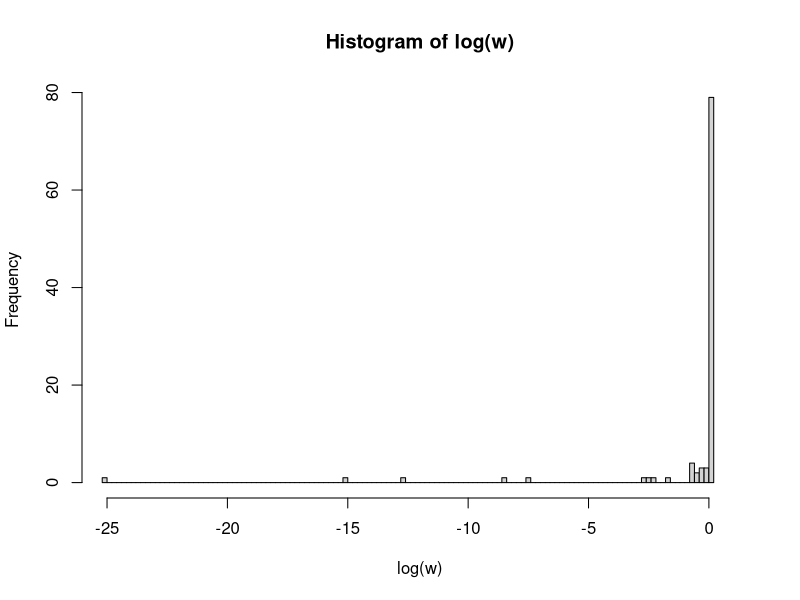
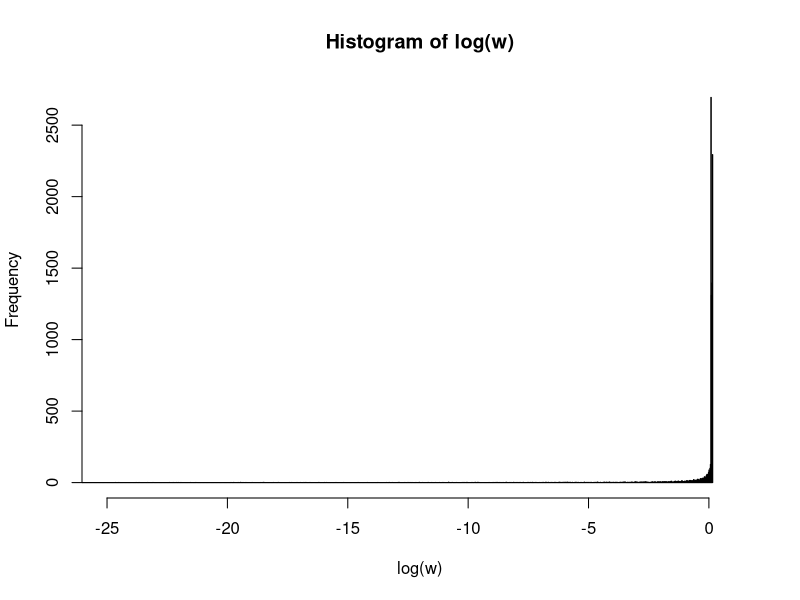
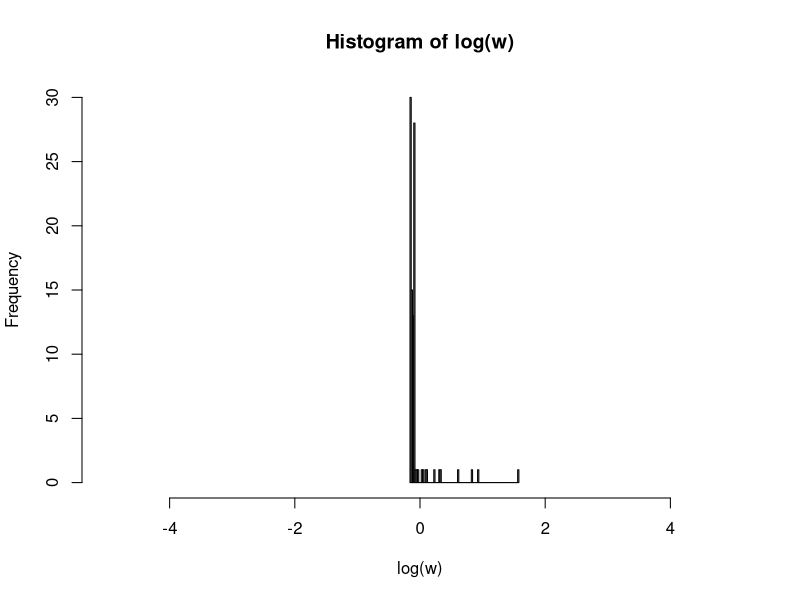
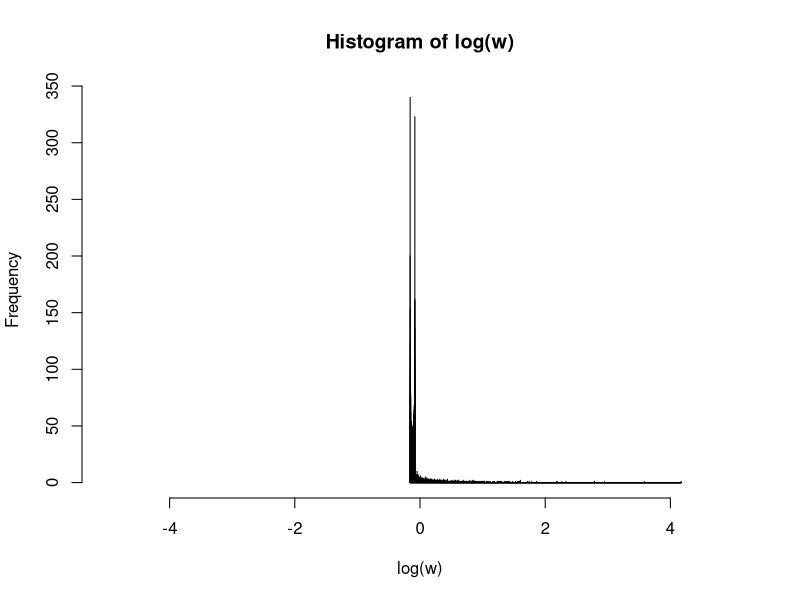
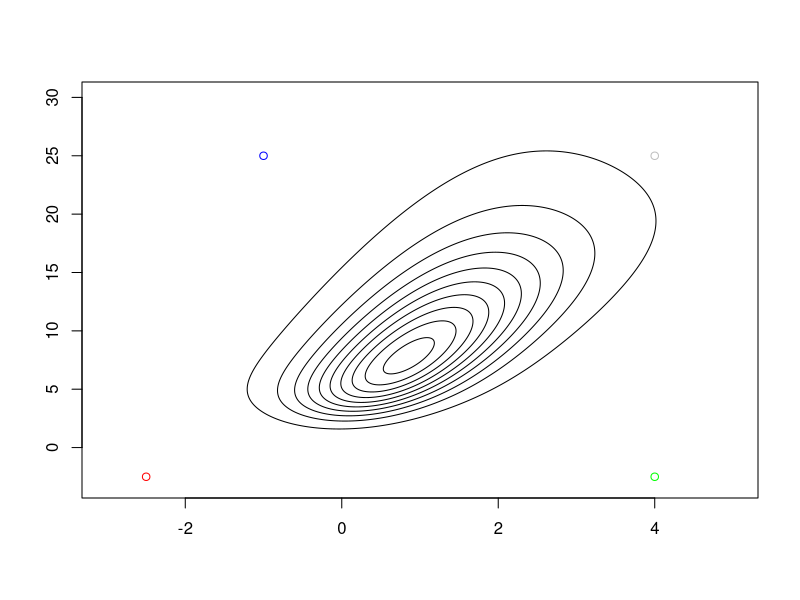
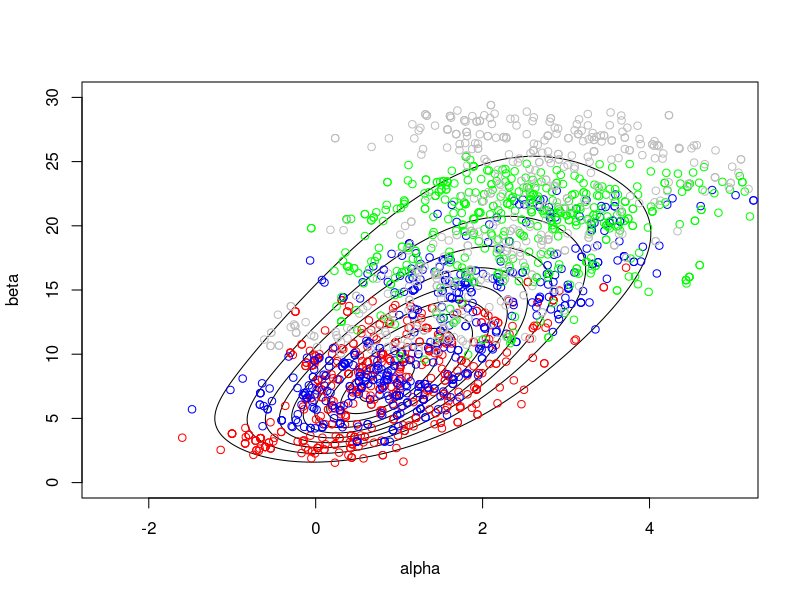

Generate these figures, in order, with R:
## ---- chunk 1
set.seed(123)
knitr::opts_chunk$set(fig.align='center', fig.width=12, fig.height=8, fig.path='Figs/',
                      echo=TRUE, warning=FALSE, message=FALSE)
## ---- chunk 2
S <- 100
df <- 3
theta <- rt(S, df)

w <- dnorm(theta, 0, 1) / dt(theta, df = df)

hist(log(w), breaks = S, xlim = c(-25, 1))
## ---- chunk 3
theta.expected <- sum(theta * w) / sum(w)
theta.variance <- sum(((theta - theta.expected)^2) * w) / sum(w)
## ---- chunk 4
S <- 10000
df <- 3
theta <- rt(S, df)

w <- dnorm(theta, 0, 1) / dt(theta, df = df)

hist(log(w), breaks = S, xlim = c(-25, 1))
## ---- chunk 5
theta.expected <- sum(theta * w) / sum(w)
theta.variance <- sum(((theta - theta.expected)^2) * w) / sum(w)
## ---- chunk 6
w_tilde <- w / sum(w)
Seff <- 1 / sum(w_tilde^2)
## ---- chunk 7
S <- 100
df <- 3
theta <- rnorm(S, 0, 1)

w <- dt(theta, df = df) / dnorm(theta, 0, 1) 

hist(log(w), breaks = S, xlim = c(-5, 5))
## ---- chunk 8
theta.expected <- sum(theta * w) / sum(w)
theta.variance <- sum(((theta - theta.expected)^2) * w) / sum(w)
## ---- chunk 9
S <- 10000
df <- 3
theta <- rnorm(S, 0, 1)

w <- dt(theta, df = df) / dnorm(theta, 0, 1) 

hist(log(w), breaks = S, xlim = c(-5, 5))

theta.expected <- sum(theta * w) / sum(w)
theta.variance <- sum(((theta - theta.expected)^2) * w) / sum(w)
## ---- chunk 10
w_tilde <- w / sum(w)
Seff <- 1 / sum(w_tilde^2)
## ---- chunk 11
bioassay <- data.frame(cbind(x = c(-0.86, -0.30, -0.05, 0.73),
                             n = c(5, 5, 5, 5),
                             y = c(0, 1, 3, 5),
                             y.mod = c(0.5, 1, 3, 4.5)))


logit <- function(x) {
  log(x / (1 - x))
}
 
inv_logit <- function(x) {
  (exp(x)) / (1 + exp(x))
}

posterior <- function(a, b) {
	temp <- 1
	x <- bioassay$x
	y <- bioassay$y
	n <- bioassay$n
	for (i in 1: length(x)) {
	  temp <- temp * (inv_logit(a + (b * x[i]))^y[i]) * ((1 - inv_logit(a + (b * x[i])))^(n[i] - y[i]))
  }
	temp
}


posterior_contour <- function(alpha_min, 
                              alpha_max, 
                              grid_size_alpha, 
                              beta_min, 
                              beta_max, 
                              grid_size_beta, 
                              drawlabels = TRUE) {
  
  # Generate a list of alpha values
  alpha <- seq(alpha_min, alpha_max, length = grid_size_alpha) 
  
  # Generate a list of beta values
  beta <- seq(beta_min, beta_max, length = grid_size_beta) 
  
  # Evaluate the posterior density and all possible combinations of alpha and beta values
  post.dens <- outer(alpha, beta, "posterior")
  
  # Rescale the posterior so values are now relative to height of posterior mode
  scaled.dens <- post.dens / max(post.dens)
 
  # Draw contour plot
  contour(alpha,
          beta,
          scaled.dens,
          levels = c(0.05, 0.15, 0.25, 0.35, 0.45, 0.55, 0.65, 0.75, 0.85, 0.95),
          xlab = "alpha", 
          ylab = "beta",
          drawlabels = drawlabels)
}


# Metropolis Algorithm
require(mvtnorm, quietly=TRUE)
g <- function(a, b, m, s) {
  dmvnorm(x = cbind(a, b), mean = m, sigma = s)
}

x <- seq(-3, 5, length = 1001)
y <- seq(-3, 30, length = 1001)
z <- outer(x, y, "posterior")
z <- z / max(z)
contours <- seq(0.05, 0.95, 0.1)
contour(x, y, z, levels = contours, drawlabels = FALSE)

iterations <- 2000

theta1 <- matrix(NA, iterations + 1, 2)
theta2 <- matrix(NA, iterations + 1, 2)
theta3 <- matrix(NA, iterations + 1, 2)
theta4 <- matrix(NA, iterations + 1, 2)

theta1[1,] <- c(-2.5, -2.5)
theta2[1,] <- c(-1, 25)
theta3[1,] <- c(4, -2.5)
theta4[1,] <- c(4, 25)

# 1. Choose a starting value for theta*
mu <- c(0, 0)
Sigma <- matrix(c(1, 0, 0, 1), 2, 2)
points(theta1, col = "red")
points(theta2, col = "blue")
points(theta3, col = "green")
points(theta4, col = "gray")

proposal <- posterior

for (i in 1:iterations) {
  thetastar1 <- NULL
  thetastar2 <- NULL
  thetastar3 <- NULL
  thetastar4 <- NULL
  #require(mvtnorm)
  
  # Sample a proposal value theta* 
  thetastar1 <- rmvnorm(n = 1, theta1[i,], 0.6 * Sigma)
  thetastar2 <- rmvnorm(n = 1, theta2[i,], 0.6 * Sigma)
  thetastar3 <- rmvnorm(n = 1, theta3[i,], 0.6 * Sigma)
  thetastar4 <- rmvnorm(n = 1, theta4[i,], 0.6 * Sigma)

  tau1 <- ((proposal(thetastar1[1,1], thetastar1[1,2])) / (proposal(theta1[i,1], theta1[i,2])))
  tau2 <- ((proposal(thetastar2[1,1], thetastar2[1,2])) / (proposal(theta2[i,1], theta2[i,2])))
  tau3 <- ((proposal(thetastar3[1,1], thetastar3[1,2])) / (proposal(theta3[i,1], theta3[i,2])))
  tau4 <- ((proposal(thetastar4[1,1], thetastar4[1,2])) / (proposal(theta4[i,1], theta4[i,2])))
  
  temp1 <- runif(1, 0, 1)
  temp2 <- runif(1, 0, 1)
  temp3 <- runif(1, 0, 1)
  temp4 <- runif(1, 0, 1)
  
  if (temp1 < tau1) {
    theta1[i + 1,] <- thetastar1
  } else {
    theta1[i + 1,] <- theta1[i,]
  }
  
  if (temp2 < tau2){
    theta2[i + 1,] <- thetastar2
  } else {
    theta2[i + 1,] <- theta2[i,]
  }
  
  if (temp3 < tau3) {
    theta3[i + 1,] <- thetastar3
  } else {
    theta3[i + 1,] <- theta3[i,]
  }
  
  if (temp4 < tau4) {
    theta4[i + 1,] <- thetastar4
  } else {
    theta4[i + 1,] <- theta4[i,]
  }

  #lines(theta1, col = "red")
  #lines(theta2, col = "blue")
  #lines(theta3, col = "green")
  #lines(theta4, col = "gray")
}

conv1 <- matrix(NA, iterations / 4, 2)
conv2 <- matrix(NA, iterations / 4, 2)
conv3 <- matrix(NA, iterations / 4, 2)
conv4 <- matrix(NA, iterations / 4, 2)

for (j in 1:(iterations / 4)) {
  conv1[j, ] <- theta1[(3 * iterations / 4) + 1 + j, ]
  conv2[j, ] <- theta2[(3 * iterations / 4) + 1 + j, ]
  conv3[j, ] <- theta3[(3 * iterations / 4) + 1 + j, ]
  conv4[j, ] <- theta4[(3 * iterations / 4) + 1 + j, ]
}

# apply(conv1, 2, "mean")
# apply(conv2, 2, "mean")
# apply(conv3, 2, "mean")
# apply(conv4, 2, "mean")

#plot(conv1, xlim=c(-2.5, 4), ylim=c(-2.5, 25),col="red")

posterior_contour(-2.5, 5, 1001, 0, 30, 1001, FALSE)

points(conv1, col="red")
points(conv2, col="blue")
points(conv3, col="green")
points(conv4, col="gray")


